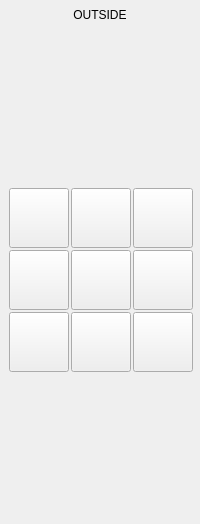
           <widget class="QWidget" name="page_outside">
            <property name="minimumSize">
             <size>
              <width>0</width>
              <height>0</height>
             </size>
            </property>
            <layout class="QVBoxLayout" name="verticalLayout_7">
             <property name="spacing">
              <number>6</number>
             </property>
             <property name="leftMargin">
              <number>0</number>
             </property>
             <property name="topMargin">
              <number>0</number>
             </property>
             <property name="rightMargin">
              <number>0</number>
             </property>
             <property name="bottomMargin">
              <number>0</number>
             </property>
             <item>
              <widget class="QLabel" name="label_outside_measure">
               <property name="sizePolicy">
                <sizepolicy hsizetype="Preferred" vsizetype="Fixed">
                 <horstretch>0</horstretch>
                 <verstretch>0</verstretch>
                </sizepolicy>
               </property>
               <property name="minimumSize">
                <size>
                 <width>0</width>
                 <height>30</height>
                </size>
               </property>
               <property name="maximumSize">
                <size>
                 <width>16777215</width>
                 <height>30</height>
                </size>
               </property>
               <property name="text">
                <string>OUTSIDE</string>
               </property>
               <property name="alignment">
                <set>Qt::AlignCenter</set>
               </property>
              </widget>
             </item>
             <item>
              <spacer name="verticalSpacer">
               <property name="orientation">
                <enum>Qt::Vertical</enum>
               </property>
               <property name="sizeType">
                <enum>QSizePolicy::Preferred</enum>
               </property>
               <property name="sizeHint" stdset="0">
                <size>
                 <width>0</width>
                 <height>152</height>
                </size>
               </property>
              </spacer>
             </item>
             <item>
              <widget class="QWidget" name="widget_outside_btns" native="true">
               <property name="sizePolicy">
                <sizepolicy hsizetype="Preferred" vsizetype="Preferred">
                 <horstretch>0</horstretch>
                 <verstretch>0</verstretch>
                </sizepolicy>
               </property>
               <property name="minimumSize">
                <size>
                 <width>0</width>
                 <height>0</height>
                </size>
               </property>
               <property name="maximumSize">
                <size>
                 <width>16777215</width>
                 <height>1677215</height>
                </size>
               </property>
               <layout class="QGridLayout" name="gridLayout_3">
                <property name="leftMargin">
                 <number>1</number>
                </property>
                <property name="topMargin">
                 <number>0</number>
                </property>
                <property name="rightMargin">
                 <number>0</number>
                </property>
                <property name="bottomMargin">
                 <number>0</number>
                </property>
                <property name="spacing">
                 <number>2</number>
                </property>
                <item row="1" column="1">
                 <widget class="PushButton" name="pbtn_outside_xpym">
                  <property name="sizePolicy">
                   <sizepolicy hsizetype="Fixed" vsizetype="Fixed">
                    <horstretch>0</horstretch>
                    <verstretch>0</verstretch>
                   </sizepolicy>
                  </property>
                  <property name="minimumSize">
                   <size>
                    <width>60</width>
                    <height>60</height>
                   </size>
                  </property>
                  <property name="maximumSize">
                   <size>
                    <width>120</width>
                    <height>120</height>
                   </size>
                  </property>
                  <property name="sizeIncrement">
                   <size>
                    <width>0</width>
                    <height>0</height>
                   </size>
                  </property>
                  <property name="toolTip">
                   <string>Probe Outside Edges, Finish At Corner</string>
                  </property>
                  <property name="text">
                   <string/>
                  </property>
                  <property name="icon">
                   <iconset>
                    <normaloff>../images/probe_icons/X+Y-.png</normaloff>../images/probe_icons/X+Y-.png</iconset>
                  </property>
                  <property name="iconSize">
                   <size>
                    <width>120</width>
                    <height>120</height>
                   </size>
                  </property>
                  <property name="checkable">
                   <bool>false</bool>
                  </property>
                  <property name="checked">
                   <bool>false</bool>
                  </property>
                  <property name="autoExclusive">
                   <bool>false</bool>
                  </property>
                  <property name="indicator_option" stdset="0">
                   <bool>false</bool>
                  </property>
                  <property name="probe" stdset="0">
                   <string>probe_outside_xpym</string>
                  </property>
                  <attribute name="buttonGroup">
                   <string notr="true">outside_buttonGroup</string>
                  </attribute>
                 </widget>
                </item>
                <item row="3" column="1">
                 <widget class="PushButton" name="pbtn_outside_xpyp">
                  <property name="sizePolicy">
                   <sizepolicy hsizetype="Fixed" vsizetype="Fixed">
                    <horstretch>0</horstretch>
                    <verstretch>0</verstretch>
                   </sizepolicy>
                  </property>
                  <property name="minimumSize">
                   <size>
                    <width>60</width>
                    <height>60</height>
                   </size>
                  </property>
                  <property name="maximumSize">
                   <size>
                    <width>120</width>
                    <height>120</height>
                   </size>
                  </property>
                  <property name="sizeIncrement">
                   <size>
                    <width>0</width>
                    <height>0</height>
                   </size>
                  </property>
                  <property name="toolTip">
                   <string>Probe Outside Edges, Finish At Corner</string>
                  </property>
                  <property name="text">
                   <string/>
                  </property>
                  <property name="icon">
                   <iconset>
                    <normaloff>../images/probe_icons/X+Y+.png</normaloff>../images/probe_icons/X+Y+.png</iconset>
                  </property>
                  <property name="iconSize">
                   <size>
                    <width>120</width>
                    <height>120</height>
                   </size>
                  </property>
                  <property name="checkable">
                   <bool>false</bool>
                  </property>
                  <property name="checked">
                   <bool>false</bool>
                  </property>
                  <property name="autoRepeat">
                   <bool>true</bool>
                  </property>
                  <property name="autoExclusive">
                   <bool>false</bool>
                  </property>
                  <property name="indicator_option" stdset="0">
                   <bool>false</bool>
                  </property>
                  <property name="probe" stdset="0">
                   <string>probe_outside_xpyp</string>
                  </property>
                  <attribute name="buttonGroup">
                   <string notr="true">outside_buttonGroup</string>
                  </attribute>
                 </widget>
                </item>
                <item row="1" column="3">
                 <widget class="PushButton" name="pbtn_outside_xmym">
                  <property name="sizePolicy">
                   <sizepolicy hsizetype="Fixed" vsizetype="Fixed">
                    <horstretch>0</horstretch>
                    <verstretch>0</verstretch>
                   </sizepolicy>
                  </property>
                  <property name="minimumSize">
                   <size>
                    <width>60</width>
                    <height>60</height>
                   </size>
                  </property>
                  <property name="maximumSize">
                   <size>
                    <width>120</width>
                    <height>120</height>
                   </size>
                  </property>
                  <property name="sizeIncrement">
                   <size>
                    <width>0</width>
                    <height>0</height>
                   </size>
                  </property>
                  <property name="toolTip">
                   <string>Probe Outside Edges, Finish At Corner</string>
                  </property>
                  <property name="text">
                   <string/>
                  </property>
                  <property name="icon">
                   <iconset>
                    <normaloff>../images/probe_icons/X-Y-.png</normaloff>../images/probe_icons/X-Y-.png</iconset>
                  </property>
                  <property name="iconSize">
                   <size>
                    <width>120</width>
                    <height>120</height>
                   </size>
                  </property>
                  <property name="checkable">
                   <bool>false</bool>
                  </property>
                  <property name="checked">
                   <bool>false</bool>
                  </property>
                  <property name="autoExclusive">
                   <bool>false</bool>
                  </property>
                  <property name="indicator_option" stdset="0">
                   <bool>false</bool>
                  </property>
                  <property name="probe" stdset="0">
                   <string>probe_outside_xmym</string>
                  </property>
                  <attribute name="buttonGroup">
                   <string notr="true">outside_buttonGroup</string>
                  </attribute>
                 </widget>
                </item>
                <item row="3" column="3">
                 <widget class="PushButton" name="pbtn_outside_xmyp">
                  <property name="sizePolicy">
                   <sizepolicy hsizetype="Fixed" vsizetype="Fixed">
                    <horstretch>0</horstretch>
                    <verstretch>0</verstretch>
                   </sizepolicy>
                  </property>
                  <property name="minimumSize">
                   <size>
                    <width>60</width>
                    <height>60</height>
                   </size>
                  </property>
                  <property name="maximumSize">
                   <size>
                    <width>120</width>
                    <height>120</height>
                   </size>
                  </property>
                  <property name="sizeIncrement">
                   <size>
                    <width>0</width>
                    <height>0</height>
                   </size>
                  </property>
                  <property name="baseSize">
                   <size>
                    <width>0</width>
                    <height>0</height>
                   </size>
                  </property>
                  <property name="toolTip">
                   <string>Probe Outside Edges, Finish At Corner</string>
                  </property>
                  <property name="text">
                   <string/>
                  </property>
                  <property name="icon">
                   <iconset>
                    <normaloff>../images/probe_icons/X-Y+.png</normaloff>../images/probe_icons/X-Y+.png</iconset>
                  </property>
                  <property name="iconSize">
                   <size>
                    <width>120</width>
                    <height>120</height>
                   </size>
                  </property>
                  <property name="checkable">
                   <bool>true</bool>
                  </property>
                  <property name="checked">
                   <bool>false</bool>
                  </property>
                  <property name="autoExclusive">
                   <bool>false</bool>
                  </property>
                  <property name="indicator_option" stdset="0">
                   <bool>false</bool>
                  </property>
                  <property name="probe" stdset="0">
                   <string>probe_outside_xmyp</string>
                  </property>
                  <attribute name="buttonGroup">
                   <string notr="true">outside_buttonGroup</string>
                  </attribute>
                 </widget>
                </item>
                <item row="2" column="1">
                 <widget class="PushButton" name="pbtn_outside_xp">
                  <property name="sizePolicy">
                   <sizepolicy hsizetype="Fixed" vsizetype="Fixed">
                    <horstretch>0</horstretch>
                    <verstretch>0</verstretch>
                   </sizepolicy>
                  </property>
                  <property name="minimumSize">
                   <size>
                    <width>60</width>
                    <height>60</height>
                   </size>
                  </property>
                  <property name="maximumSize">
                   <size>
                    <width>120</width>
                    <height>120</height>
                   </size>
                  </property>
                  <property name="sizeIncrement">
                   <size>
                    <width>0</width>
                    <height>0</height>
                   </size>
                  </property>
                  <property name="toolTip">
                   <string>Probe Outside X Edge, Positive Direction, Finish At Edge</string>
                  </property>
                  <property name="text">
                   <string/>
                  </property>
                  <property name="icon">
                   <iconset>
                    <normaloff>../images/probe_icons/X+.png</normaloff>../images/probe_icons/X+.png</iconset>
                  </property>
                  <property name="iconSize">
                   <size>
                    <width>120</width>
                    <height>120</height>
                   </size>
                  </property>
                  <property name="checkable">
                   <bool>false</bool>
                  </property>
                  <property name="checked">
                   <bool>false</bool>
                  </property>
                  <property name="autoExclusive">
                   <bool>false</bool>
                  </property>
                  <property name="indicator_option" stdset="0">
                   <bool>false</bool>
                  </property>
                  <property name="probe" stdset="0">
                   <string>probe_xp</string>
                  </property>
                  <attribute name="buttonGroup">
                   <string notr="true">outside_buttonGroup</string>
                  </attribute>
                 </widget>
                </item>
                <item row="3" column="2">
                 <widget class="PushButton" name="pbtn_outside_yp">
                  <property name="sizePolicy">
                   <sizepolicy hsizetype="Fixed" vsizetype="Fixed">
                    <horstretch>0</horstretch>
                    <verstretch>0</verstretch>
                   </sizepolicy>
                  </property>
                  <property name="minimumSize">
                   <size>
                    <width>60</width>
                    <height>60</height>
                   </size>
                  </property>
                  <property name="maximumSize">
                   <size>
                    <width>120</width>
                    <height>120</height>
                   </size>
                  </property>
                  <property name="sizeIncrement">
                   <size>
                    <width>0</width>
                    <height>0</height>
                   </size>
                  </property>
                  <property name="toolTip">
                   <string>Probe Outside Y Edge, Positive Direction, Finish At Edge</string>
                  </property>
                  <property name="text">
                   <string/>
                  </property>
                  <property name="icon">
                   <iconset>
                    <normaloff>../images/probe_icons/Y+.png</normaloff>../images/probe_icons/Y+.png</iconset>
                  </property>
                  <property name="iconSize">
                   <size>
                    <width>120</width>
                    <height>120</height>
                   </size>
                  </property>
                  <property name="checkable">
                   <bool>false</bool>
                  </property>
                  <property name="checked">
                   <bool>false</bool>
                  </property>
                  <property name="autoRepeat">
                   <bool>false</bool>
                  </property>
                  <property name="autoExclusive">
                   <bool>false</bool>
                  </property>
                  <property name="indicator_option" stdset="0">
                   <bool>false</bool>
                  </property>
                  <property name="probe" stdset="0">
                   <string>probe_yp</string>
                  </property>
                  <attribute name="buttonGroup">
                   <string notr="true">outside_buttonGroup</string>
                  </attribute>
                 </widget>
                </item>
                <item row="2" column="2">
                 <widget class="PushButton" name="pbtn_outside_center">
                  <property name="sizePolicy">
                   <sizepolicy hsizetype="Fixed" vsizetype="Fixed">
                    <horstretch>0</horstretch>
                    <verstretch>0</verstretch>
                   </sizepolicy>
                  </property>
                  <property name="minimumSize">
                   <size>
                    <width>60</width>
                    <height>60</height>
                   </size>
                  </property>
                  <property name="maximumSize">
                   <size>
                    <width>120</width>
                    <height>120</height>
                   </size>
                  </property>
                  <property name="sizeIncrement">
                   <size>
                    <width>0</width>
                    <height>0</height>
                   </size>
                  </property>
                  <property name="font">
                   <font>
                    <pointsize>8</pointsize>
                   </font>
                  </property>
                  <property name="toolTip">
                   <string>Probe All Outside Edges, Finish In Center</string>
                  </property>
                  <property name="text">
                   <string/>
                  </property>
                  <property name="icon">
                   <iconset>
                    <normaloff>../images/probe_icons/xy_center.png</normaloff>../images/probe_icons/xy_center.png</iconset>
                  </property>
                  <property name="iconSize">
                   <size>
                    <width>120</width>
                    <height>120</height>
                   </size>
                  </property>
                  <property name="checkable">
                   <bool>false</bool>
                  </property>
                  <property name="checked">
                   <bool>false</bool>
                  </property>
                  <property name="autoExclusive">
                   <bool>false</bool>
                  </property>
                  <property name="indicator_option" stdset="0">
                   <bool>false</bool>
                  </property>
                  <property name="probe" stdset="0">
                   <string>probe_outside_xy_boss</string>
                  </property>
                  <attribute name="buttonGroup">
                   <string notr="true">outside_buttonGroup</string>
                  </attribute>
                 </widget>
                </item>
                <item row="2" column="4">
                 <spacer name="horizontalSpacer">
                  <property name="orientation">
                   <enum>Qt::Horizontal</enum>
                  </property>
                  <property name="sizeType">
                   <enum>QSizePolicy::Expanding</enum>
                  </property>
                  <property name="sizeHint" stdset="0">
                   <size>
                    <width>0</width>
                    <height>0</height>
                   </size>
                  </property>
                 </spacer>
                </item>
                <item row="2" column="3">
                 <widget class="PushButton" name="pbtn_outside_xm">
                  <property name="sizePolicy">
                   <sizepolicy hsizetype="Fixed" vsizetype="Fixed">
                    <horstretch>0</horstretch>
                    <verstretch>0</verstretch>
                   </sizepolicy>
                  </property>
                  <property name="minimumSize">
                   <size>
                    <width>60</width>
                    <height>60</height>
                   </size>
                  </property>
                  <property name="maximumSize">
                   <size>
                    <width>120</width>
                    <height>120</height>
                   </size>
                  </property>
                  <property name="sizeIncrement">
                   <size>
                    <width>0</width>
                    <height>0</height>
                   </size>
                  </property>
                  <property name="toolTip">
                   <string>Probe Outside X Edge, Negative Direction, Finish At Edge</string>
                  </property>
                  <property name="text">
                   <string/>
                  </property>
                  <property name="icon">
                   <iconset>
                    <normaloff>../images/probe_icons/X-.png</normaloff>../images/probe_icons/X-.png</iconset>
                  </property>
                  <property name="iconSize">
                   <size>
                    <width>120</width>
                    <height>120</height>
                   </size>
                  </property>
                  <property name="checkable">
                   <bool>false</bool>
                  </property>
                  <property name="checked">
                   <bool>false</bool>
                  </property>
                  <property name="autoExclusive">
                   <bool>false</bool>
                  </property>
                  <property name="indicator_option" stdset="0">
                   <bool>false</bool>
                  </property>
                  <property name="probe" stdset="0">
                   <string>probe_xm</string>
                  </property>
                  <attribute name="buttonGroup">
                   <string notr="true">outside_buttonGroup</string>
                  </attribute>
                 </widget>
                </item>
                <item row="1" column="2">
                 <widget class="PushButton" name="pbtn_outside_ym">
                  <property name="sizePolicy">
                   <sizepolicy hsizetype="Fixed" vsizetype="Fixed">
                    <horstretch>0</horstretch>
                    <verstretch>0</verstretch>
                   </sizepolicy>
                  </property>
                  <property name="minimumSize">
                   <size>
                    <width>60</width>
                    <height>60</height>
                   </size>
                  </property>
                  <property name="maximumSize">
                   <size>
                    <width>120</width>
                    <height>120</height>
                   </size>
                  </property>
                  <property name="sizeIncrement">
                   <size>
                    <width>0</width>
                    <height>0</height>
                   </size>
                  </property>
                  <property name="toolTip">
                   <string>Probe Outside Y Edge, Negative Direction, Finish At Edge</string>
                  </property>
                  <property name="text">
                   <string/>
                  </property>
                  <property name="icon">
                   <iconset>
                    <normaloff>../images/probe_icons/Y-.png</normaloff>../images/probe_icons/Y-.png</iconset>
                  </property>
                  <property name="iconSize">
                   <size>
                    <width>120</width>
                    <height>120</height>
                   </size>
                  </property>
                  <property name="checkable">
                   <bool>false</bool>
                  </property>
                  <property name="checked">
                   <bool>false</bool>
                  </property>
                  <property name="autoExclusive">
                   <bool>false</bool>
                  </property>
                  <property name="indicator_option" stdset="0">
                   <bool>false</bool>
                  </property>
                  <property name="probe" stdset="0">
                   <string>probe_ym</string>
                  </property>
                  <attribute name="buttonGroup">
                   <string notr="true">outside_buttonGroup</string>
                  </attribute>
                 </widget>
                </item>
                <item row="2" column="0">
                 <spacer name="horizontalSpacer_2">
                  <property name="orientation">
                   <enum>Qt::Horizontal</enum>
                  </property>
                  <property name="sizeType">
                   <enum>QSizePolicy::Expanding</enum>
                  </property>
                  <property name="sizeHint" stdset="0">
                   <size>
                    <width>0</width>
                    <height>0</height>
                   </size>
                  </property>
                 </spacer>
                </item>
               </layout>
              </widget>
             </item>
             <item>
              <spacer name="verticalSpacer_6">
               <property name="orientation">
                <enum>Qt::Vertical</enum>
               </property>
               <property name="sizeType">
                <enum>QSizePolicy::Preferred</enum>
               </property>
               <property name="sizeHint" stdset="0">
                <size>
                 <width>0</width>
                 <height>152</height>
                </size>
               </property>
              </spacer>
             </item>
            </layout>
           </widget>
